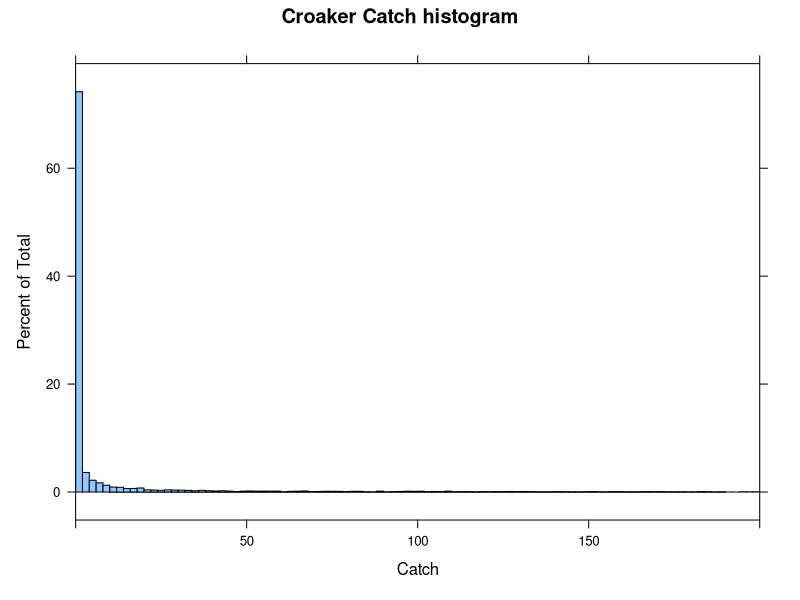
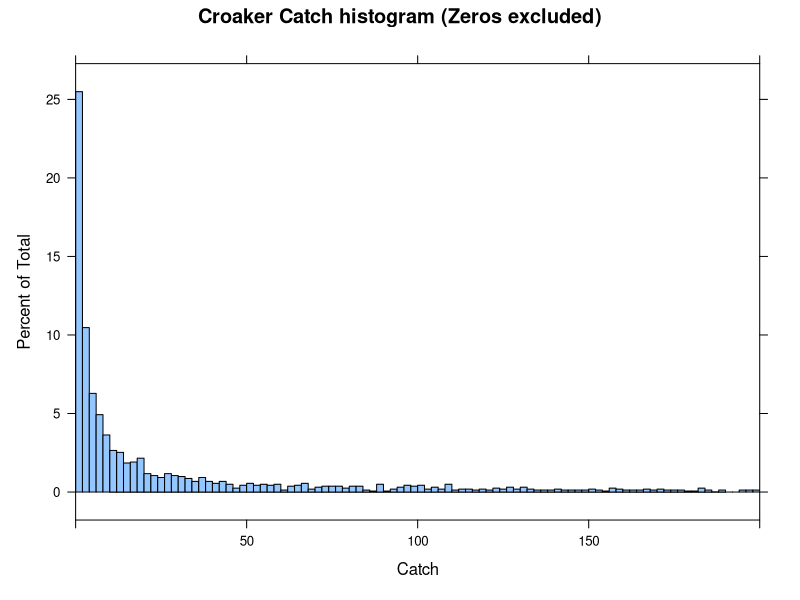
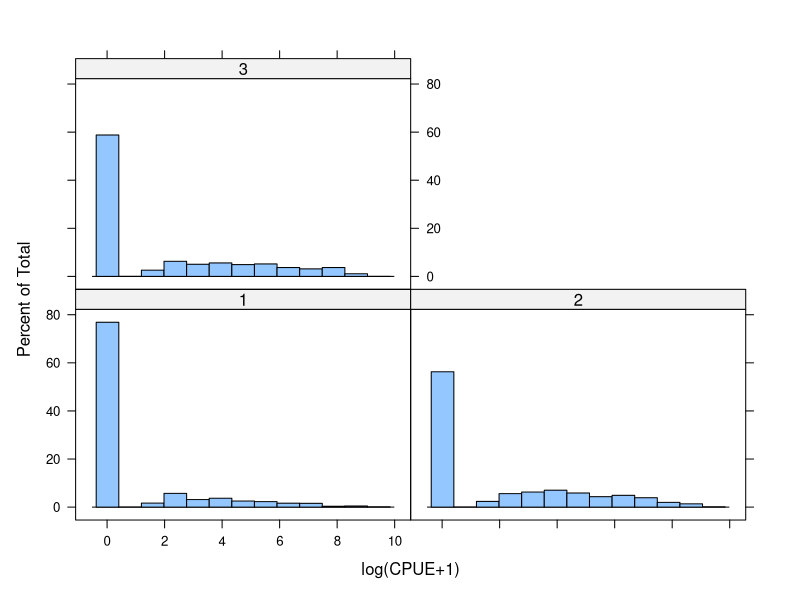
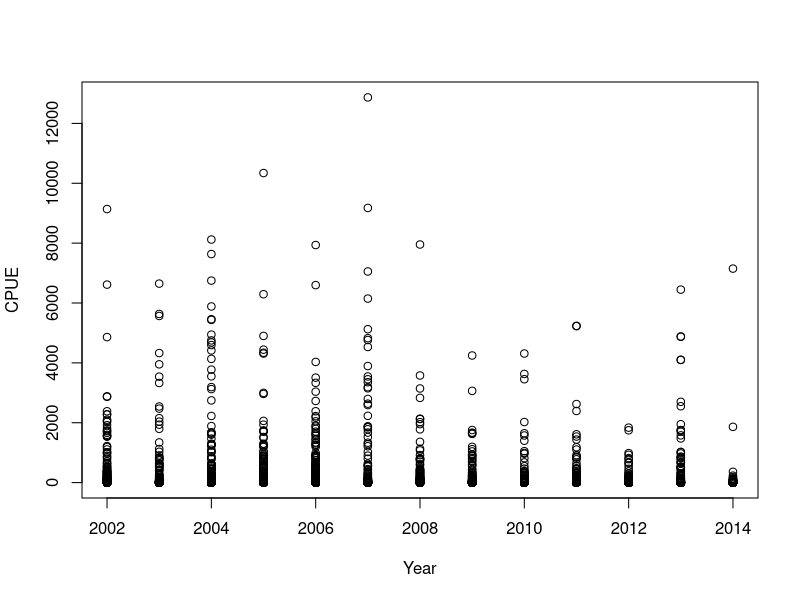
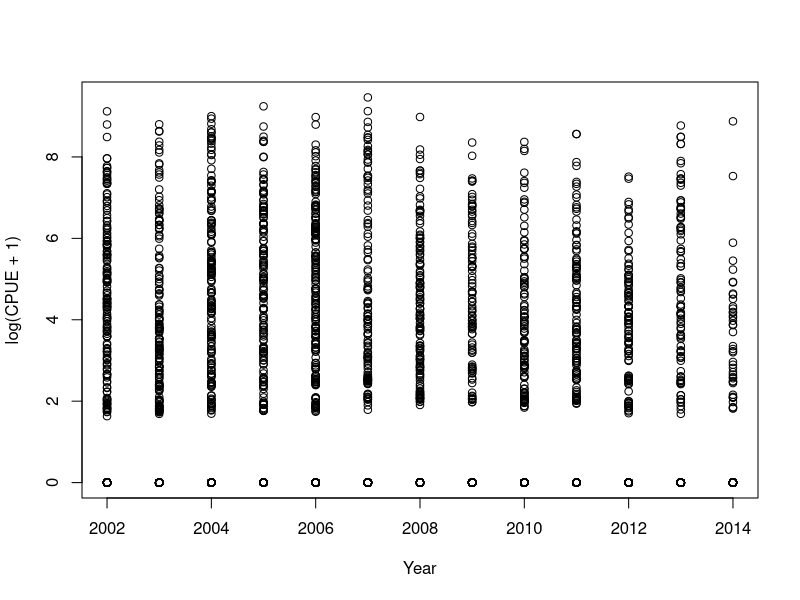
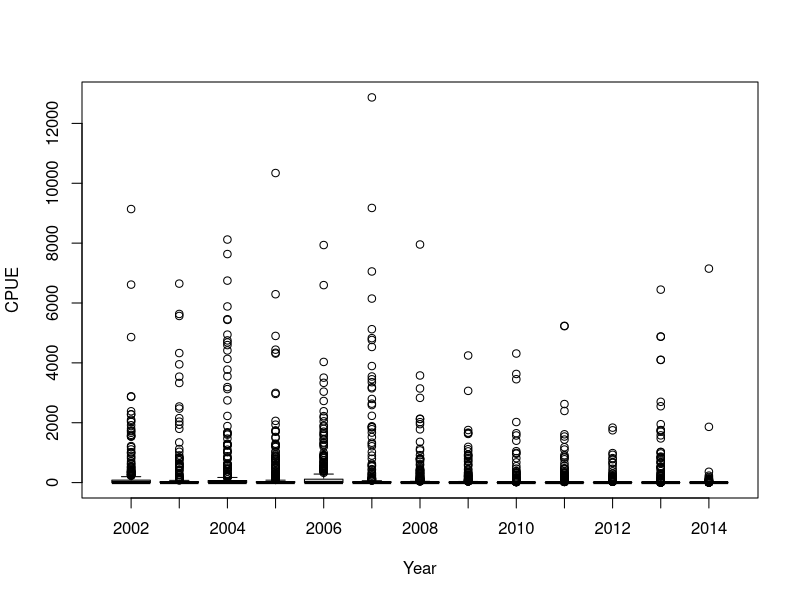
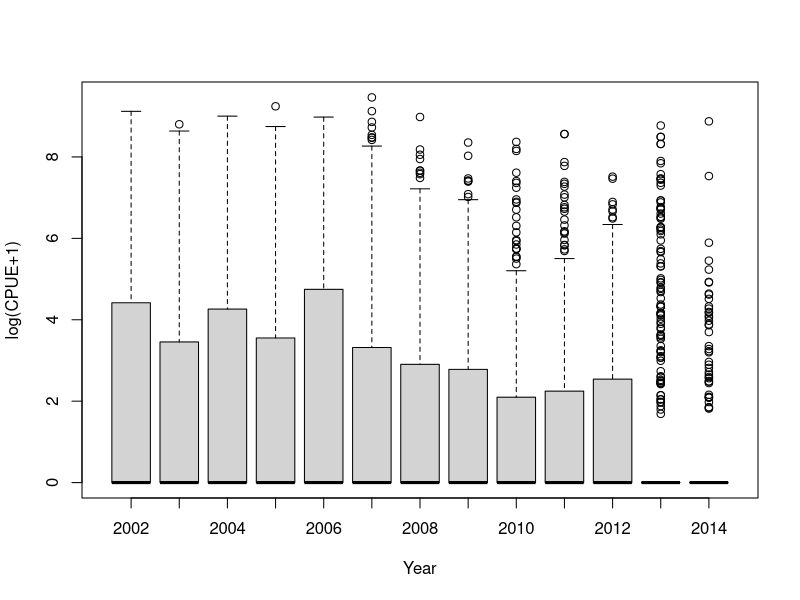
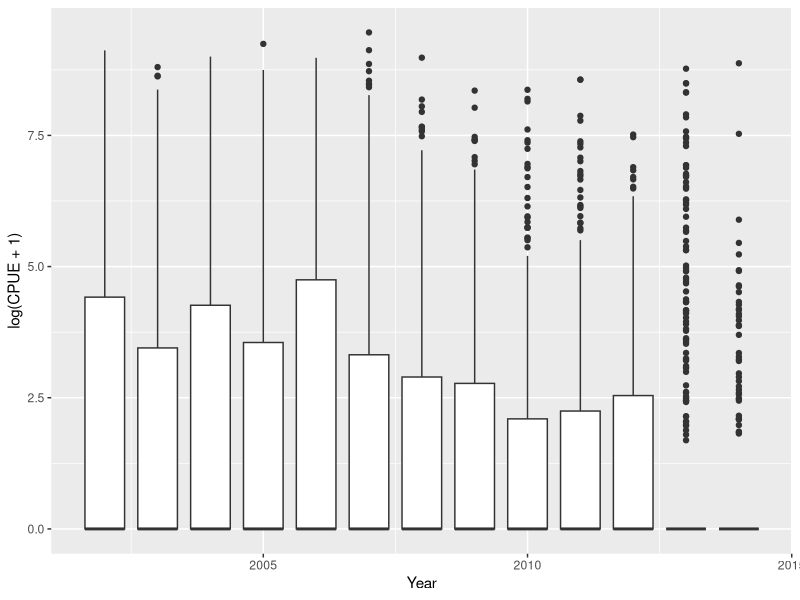

Reproduce these figures in R, in order.
#...................................................................................
#...................................................................................
# FISH 458/558 - Lab 11a: CPUE - stratified sampling 
# Altantic croaker
#
# Script modified from original version created by RJ Latour (September 2014)
#...................................................................................
#...................................................................................


#2024: 
# - Reminder: Takehome due tonight
# - Student Mini-Presentation
# - Go through lab script
# - Talk about HW
# - Review in-class exam



#@@@@@@@@@@@@@@@@@@@@@@@@@@@@@@@@@@@@@
# SETUP -----
#@@@@@@@@@@@@@@@@@@@@@@@@@@@@@@@@@@@@@

#Set your working directory to Source file location
setwd(dirname(rstudioapi::getActiveDocumentContext()$path))

# read in tow data for Atlantic Croaker (AC)
# These are data on the catches of Croaker in the Chesapeake Bay over multiple years
# from a longterm monitoring program that uses a bottom trawl.

AC=read.csv("Croaker catch final.csv")
head(AC)
summary(AC)

#TALK ABOUT TRAWL PROGRAM: see https://www.vims.edu/research/departments/fisheries/programs/mrg_oldwebsite/chesmmap/index.php 

#Data info:
# STATION - unique identifier for each station sampled (includes info on year, month, and station number)
# Date - date of sampling
# Year - year of sampling
# Month - Month of sampling
# Cruise - identifier for 1 of 5 cruises per year
# TowDist - towed distance in m; 
# Stratum - code comprised of single digit region code and 2-digit depth code
# Region - coded 1-5, with 1 being the northern most region of Chesapeake Bay
# Depth - coded 1-3, 1=shallow, 2=medium depth, 3=deep
# Count - Number of Atlantic Croaker caught at the station
# Netwidth - netwidth in ft (measured using acoustic sensors while the net was fishing)
# StratNum - code (1-14) for unique strata (region-depth combinations)

#define CPUE as count/area-swept - convert to count per km2
AC$CPUE=AC$Count/((AC$TowDist/1000)*(AC$NetWidth/(0.3048*1000))) 
head(AC)

# read in stratum weights (fraction of total survey area for each StratNum)
W=read.csv("CM weights_new.csv")
head(W)

#Data info:
# StratNum - code (1-14) for unique strata (region-depth combinations) 
# Weight - Proportion of total area represented by each stratum
# TotalN - all possible grid "cells" that could have been sampled within a stratum; 


#@@@@@@@@@@@@@@@@@@@@@@@@@@@@@@@@@@@@@
# Subset dataset (for HW) ----
#@@@@@@@@@@@@@@@@@@@@@@@@@@@@@@@@@@@@@





#@@@@@@@@@@@@@@@@@@@@@@@@@@@@@@@@@@@@@
# Exploratory plots (some examples) ----
#@@@@@@@@@@@@@@@@@@@@@@@@@@@@@@@@@@@@@


#STUDENT: Work through the code in this section.  Discuss the plots with your
# peers, and make sure you have a basic idea for how the code works. 

library("lattice") 

## Histograms
  #histogram showing high occurrence of zeros in fish catches
  histogram(~ Count,data=AC,xlab="Catch", 
            main="Croaker Catch histogram", 
            breaks = 1000, xlim=c(0,200))
  #histogram with zeros excluded - Notice how we subset the AC data for CPUE>0
  histogram(~ Count,data=subset(AC, CPUE>0),xlab="Catch", 
            main="Croaker Catch histogram (Zeros excluded)", 
            breaks = 1000, xlim=c(0,200))

  #Conditional histogram of log(CPUE+1) (ie separate panels for some factor)
  histogram(~ log(CPUE+1)|as.factor(Depth),data=AC,xlab="log(CPUE+1)")
  #each panel represents a categorical depth value

## Sidebar... What proportion of tows were non-zero?   
AC$Pos = ifelse(AC$Count>0,1,0)
FracPos = sum(AC$Pos)/length(AC$Pos)
FracPos #Only 35% of tows were positive!


## Scatter plots
plot(CPUE~Year, data=AC)
plot(log(CPUE+1)~Year, data=AC)
  #Perhaps not super useful.  But what are the differences between the two plots?
#how many circles are stacked at 0? how can we know

### Boxplots
  #See a figure with a description of boxplots here: https://r-graph-gallery.com/boxplot.html.
  #If you need more explanation/detail, see here: https://towardsdatascience.com/understanding-boxplots-5e2df7bcbd51 
  #Make sure you know how to read a boxplot and what the parts mean.  
  #However, note that the whiskers don't really identify the minimum and maximum.
  #That is a poor description. 

  #Write notes here:

  #Boxplot using base package
  boxplot(CPUE~Year, data=AC, ylab="CPUE")
  boxplot(log(CPUE+1)~Year, data=AC, ylab="log(CPUE+1)") #Notice how log(CPUE+1) is a bit more informative

  #Boxplots using ggplot
  library(ggplot2)
  library(dplyr)
  AC %>% 
    ggplot(aes(x=Year, y=log(CPUE+1), group=Year)) + 
    geom_boxplot() 
  
  AC %>% 
    ggplot(aes(x=Year, y=log(CPUE+1), group=Year)) + 
    geom_boxplot() +
    facet_wrap(~Depth)  #the "facet_wrap" is how you create different panels

## DISCUSS WITH YOUR PEERS: ----
  # - What patterns and observations did you make about the dataset?
  # - What were the benefits/disadvantages of different plot types?
  # - When would you use CPUE vs. log(CPUE+1)?  Also, why do we add a 1 when logging?
  
#Typically, you would explore the data thoroughly before analyzing...
#You will need to do more of this for the HW.




#@@@@@@@@@@@@@@@@@@@@@@@@@@@@@@@@@@@@@
# Nominal Count-per-area-swept  ----
# (ie doesn't account for stratification or any factors)
#@@@@@@@@@@@@@@@@@@@@@@@@@@@@@@@@@@@@@


library(dplyr)
#helpful dplyr tutorial: https://cran.rstudio.com/web/packages/dplyr/vignettes/introduction.html

#Calculate mean, var, and counts for each year 
AC.mean.nominal = AC %>% group_by(Year) %>% 
  summarize(mean = mean(CPUE),
            var  = var(CPUE),
            sd   = sqrt(var),
            cv   = sqrt(var)/mean,
            n    = length(CPUE),
            se   = sd/sqrt(n))
AC.mean.nominal


#@@@@@@@@@@@@@@@@@@@@@@@@@@@@@@@@@@@@@
# Stratified Mean Calculation ----
#@@@@@@@@@@@@@@@@@@@@@@@@@@@@@@@@@@@@@

library(dplyr)
#helpful dplyr tutorial: https://cran.rstudio.com/web/packages/dplyr/vignettes/introduction.html

#Calculate mean, var, and counts for each year-StratNum combination by modifying the script above.
# You will need to change the group_by() statement. 
# Call the new variables: strat.mean, strat.var, strat.n, respectively.
# Save this as an object called: "AC.mean"

AC.mean = AC %>% group_by(Year, StratNum) %>% 
  summarize(strat.mean = mean(CPUE),
            strat.var  = var(CPUE),
            strat.n    = length(CPUE))
AC.mean

  #(Correct code available at bottom of script, but do it without looking!)


#Merge with the stratum-specific weights and the TotalN (based on area)
  W #This has the weights
  AC.mean = left_join(AC.mean, W, by="StratNum") #this type of join keeps all observations in the first listed dataframe
  AC.mean

#Do calculations that are needed for the summation (see lecture notes for equation)
  #Here we are using the dplyr package to create new columns (mean.calc and var.calc) in our dataframe
  AC.mean2 = AC.mean %>% 
    mutate(mean.calc = strat.mean * Weight, 
           var.calc = Weight^2*(TotalN-strat.n)/(TotalN-1)*strat.var)
  AC.mean2

#Do the summation for the calculations to get annual index, its variance, and calculate coefficient of variation (CV)
  AC.index = AC.mean2 %>% group_by(Year) %>% 
    summarize(index = sum(mean.calc),
              var   = sum(var.calc),
              se    = sqrt(var),
              cv    = sqrt(var)/index,
              LCI   = index-1.96*se,
              UCI   = index+1.96*se)  
  AC.index


#@@@@@@@@@@@@@@@@@@@@@@@@@@@@@@@@@@@@@
## Plot final index and SE ----
#@@@@@@@@@@@@@@@@@@@@@@@@@@@@@@@@@@@@@
  
par(mfrow=c(1,1))
  # Plot mean and SE
plot(index~Year, data=AC.index, xlab="Year",ylab="Index",main="Croaker Indices (+/- SE)",
     ylim=c(min(index-se),max(index+se)),type="b")
  lines(AC.mean.nominal$Year, AC.mean.nominal$mean, lty=2, col="red")
with(AC.index,  #the with(X, ...) allows you to refer to columns within the X dataframe, similar to when you "attach()" a dataframe
  segments(x0=Year,x1=Year, y0=index-se, y1=index+se) 
  )
legend("topright",c("Stratified Mean","Arithmetic Mean"),col=c('black','red'),lty=c(1,2))



#@@@@@@@@@@@@@@@@@@@@@@@@@@@@@@@@@@@@@
## ALTERNATIVE PLOT: Plot final index and CV ----
#@@@@@@@@@@@@@@@@@@@@@@@@@@@@@@@@@@@@@
yrs=2002:2014
par(mar=c(5,4,4,4))

plot(yrs,AC.index$index,axes=F,xlab='',ylab='',type='b',lwd=2,ylim=c(0,400))
axis(1,at=seq(2002,2014,1))
axis(2,at=seq(0,400,100),las=2)
mtext('Stratified Mean', line=3,side=2)

par(new=T) #this allows you to add a plot onto an existing one
  
plot(yrs,AC.index$cv,axes=F,type='b',ylab='', xlab='',col='gray',lwd=2,ylim=c(0,4))
axis(4,at=seq(0,4,1.0),las=2)
mtext('CV', line=2.5,side=4)

title("Atlantic croaker relative abundance")
legend(2010,4.1,c("Index","CV"),col=c('black','gray'),lwd=2)
  
    





### CODE FOR STUDENT SECTION ABOVE
  AC.mean = AC %>% group_by(Year, StratNum) %>% 
    summarize(strat.mean = mean(CPUE),
              strat.var  = var(CPUE),
              strat.n    = length(CPUE))
  AC.mean

  
  
  
